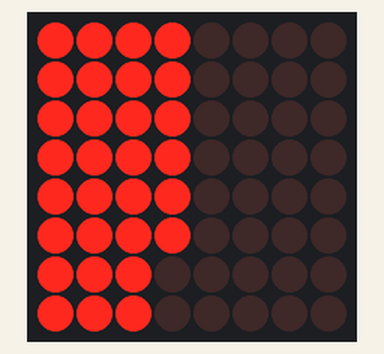
Recording of a sketch running on a simulated ESP8266 (NodeMCU). Parts: 8×8 LED matrix.

Above: at 0.5 s.
At 1.6 s:
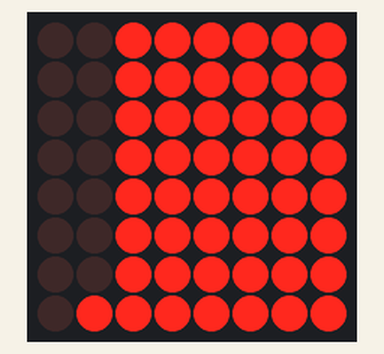
At 2.6 s:
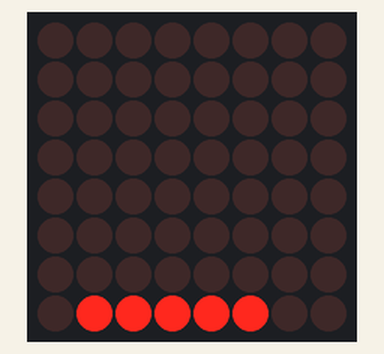
At 13.5 s:
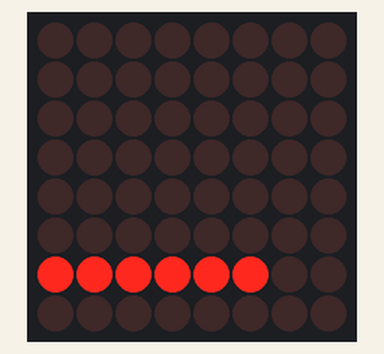
At 24.5 s:
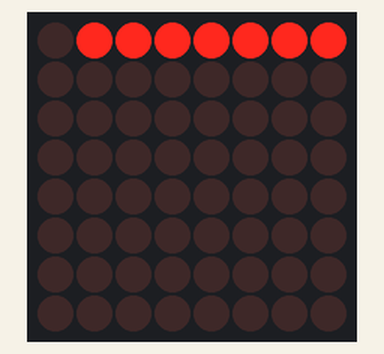
At 35.4 s:
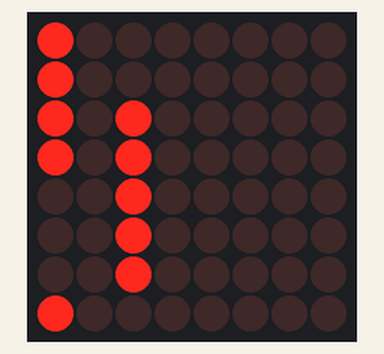

The sketch:

LCDemoMatrix.ino.ino
```cpp
#include <SPI.h>
#include "LedMatrix.h"

#define DELAY 60

#define NUMBER_OF_DEVICES 1
#define CS_PIN D4
LedMatrix ledMatrix = LedMatrix(NUMBER_OF_DEVICES, CS_PIN);

#define SIZE_OF_MATRIX  8
#define NUMBER_OF_FRAZES  8

const byte FRAZES[NUMBER_OF_FRAZES][SIZE_OF_MATRIX] = {
  { //СВЕТ МОЕЙ ЖИЗНИ 0
    B01111000,
    B11110000,
    B00000000,
    B00111110,
    B00000000,
    B00000000,
    B00000000,
    B00000000
  }, {//МИЛАЯ 1
    B00000000,
    B10000000,
    B10000000,
    B10000000,
    B10000000,
    B10000000,
    B00000000,
    B00000000
  },
  { //СОЛНЦЕ 2
    B01000000,
    B01000000,
    B01000000,
    B01000000,
    B01000000,
    B01000000,
    B00000000,
    B00000000
  },
  { //ЛЮБИМАЯ 3
    B00000000,
    B00000001,
    B00000001,
    B00000001,
    B00000001,
    B00000001,
    B00000001,
    B00000001
  }, {//ЯТЛ 4
    B10001111,
    B00000000,
    B01111100,
    B00000000,
    B00000000,
    B00000000,
    B00000000,
    B00000000
  },
  { //С ДР 5
    B01000000,
    B00000000,
    B00000000,
    B00000000,
    B00000000,
    B00001111,
    B00000000,
    B11111111
  },
  { //ДУШИ НЕ ПРОБЛЕМА 6
    B00000000,
    B00000000,
    B00000000,
    B00000000,
    B00001111,
    B00000110,
    B11111111,
    B00000000
  },
  {
    B00000000,
    B00100100,
    B01111110,
    B11111111,
    B01111110,
    B00111100,
    B00011000,
    B00000000
  }
};

void setup() {
  ledMatrix.init();
  ledMatrix.clear();
  render();
}
int current_fraze = 0;
int next_fraze = 1;

void loop() {
  delay(10000);
  next();
}

void render() {
  if (false) {
    doors(FRAZES[current_fraze], FRAZES[next_fraze]);
    return;
  }
  switch (current_fraze) {
    case 1:
    case 3:
      fill_from_left_angle(FRAZES[current_fraze], FRAZES[next_fraze]);
      break;
    case 2:
    case 6:
      fill_horizontal(FRAZES[current_fraze], FRAZES[next_fraze]);
      break;
    case 4:
    case 7:
      doors(FRAZES[current_fraze], FRAZES[next_fraze]);
      break;
    case 0:
    case 5:
      left_right_fill(FRAZES[current_fraze], FRAZES[next_fraze]);
      break;
    default:
      fill_horizontal(FRAZES[current_fraze], FRAZES[next_fraze]);
  }
}


void next() {
  current_fraze = next_fraze;
  if (++next_fraze == NUMBER_OF_FRAZES) {
    next_fraze = 0;
  }
  render();
}


void left_right_fill(const byte old_fraze[8], const byte new_fraze[8]) {
  for (int i = 0; i < SIZE_OF_MATRIX; i++) {

    for (int j = 0; j < SIZE_OF_MATRIX; j++) {
      if (i % 2 == 0)
        ledMatrix.setColumn(i, ((B11111111 << (7 - j)) | old_fraze[i]));
      else
        ledMatrix.setColumn(i, ((B11111111 >> (7 - j))) | old_fraze[i]);
      ledMatrix.commit();
      delay(20);
    }
  }
  for (int i = 0; i < SIZE_OF_MATRIX; i++) {
    for (int j = 0; j < SIZE_OF_MATRIX; j++) {
      if (i % 2 == 0)
        ledMatrix.setColumn(i, ((B11111111 >> (j + 1)) | new_fraze[i]));
      else
        ledMatrix.setColumn(i, ((B11111111 << (j + 1)) | new_fraze[i]));
      ledMatrix.commit();
      delay(20);
    }
  }
}

void fill_horizontal(const byte old_fraze[8], const byte new_fraze[8]) {
  for (int i = 0; i < SIZE_OF_MATRIX; i++) {
    ledMatrix.setColumn(i, B11111111);
    ledMatrix.commit();
    delay(DELAY);
  }
  for (int i = 0; i < SIZE_OF_MATRIX; i++) {
    ledMatrix.setColumn(i, new_fraze[i]);
    ledMatrix.commit();
    delay(DELAY);
  }
}

void fill_from_left_angle(const byte old_fraze[8], const byte new_fraze[8]) {
  for (int i = 0; i < SIZE_OF_MATRIX; i++) {
    for (int j = 0; j <= i; j++) {
      ledMatrix.setColumn(j, ((B11111111 << (7 - i)) | old_fraze[j]));
    }
    for (int j = i + 1; j < SIZE_OF_MATRIX; j++) {
      ledMatrix.setColumn(j, old_fraze[j]);
    }
    ledMatrix.commit();
    delay(DELAY);
  }
  for (int i = 0; i < SIZE_OF_MATRIX; i++) {
    for (int j = 0; j <= i; j++) {
      ledMatrix.setColumn(j, new_fraze[j]);
    }
    for (int j = i + 1; j < SIZE_OF_MATRIX; j++) {
      ledMatrix.setColumn(j, (B11111111 >> (i + 1)) | new_fraze[j]);
    }

    ledMatrix.commit();
    delay(DELAY);
  }
}


void fill_vertical(const byte old_fraze[8], const byte new_fraze[8]) {
  const byte ROW[9] = {
    B11111111,
    B01111111,
    B00111111,
    B00011111,
    B00001111,
    B00000111,
    B00000011,
    B00000001,
    B00000000
  };
  for (int j = 0; j < 9; j++) {
    for (int i = 0; i < SIZE_OF_MATRIX; i++) {
      ledMatrix.setColumn(i, (ROW[8 - j] | old_fraze[i]));
    }
    ledMatrix.commit();
    delay(DELAY);
  }
  for (int j = 0; j < 9; j++) {
    for (int i = 0; i < SIZE_OF_MATRIX; i++) {
      ledMatrix.setColumn(i,  (ROW[j] | new_fraze[i]));
    }
    ledMatrix.commit();
    delay(DELAY);
  }
}

void doors(const byte old_fraze[8], const byte new_fraze[8]) {
  for (int i = 0; i <= SIZE_OF_MATRIX / 2; i++) {
    for (int j = 0; j < SIZE_OF_MATRIX; j++) {
      int doors = B11110000 << (4 - i);
      doors = doors |  (B00001111 >> (4 - i));
      ledMatrix.setColumn(j, (doors | old_fraze[j]));
    }
    ledMatrix.commit();
    delay(DELAY);
  }
  for (int i = 0; i <= SIZE_OF_MATRIX / 2; i++) {
    for (int j = 0; j < SIZE_OF_MATRIX; j++) {
      int doors = B11110000 << (i);
      doors = doors |  (B00001111 >> (i));
      ledMatrix.setColumn(j, (doors | new_fraze[j]));
    }
    ledMatrix.commit();
    delay(DELAY);
  }
}
```

Measured:
- what the display in image 2 shows lasts 10.0 s, from 2.6 s to 12.6 s
- what the display in image 3 shows lasts 10.0 s, from 13.5 s to 23.5 s
